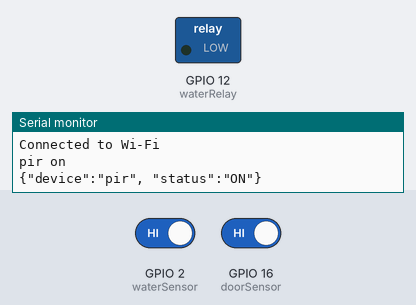
This sketch was run on a simulated ESP32. Shown: switched loads named in the sketch (green lamp = pin HIGH), the last lines printed to the serial monitor. The inputs (shaded band) are chosen by the test bench; at power-on: GPIO 2 (waterSensor) HIGH, GPIO 16 (doorSensor) HIGH. WiFi joins after 1.5 s; servers stay silent unless stated; EEPROM starts erased.

Above: at 2.7 s.
2.8 s: GPIO 2 (waterSensor) driven LOW
At 4.0 s:
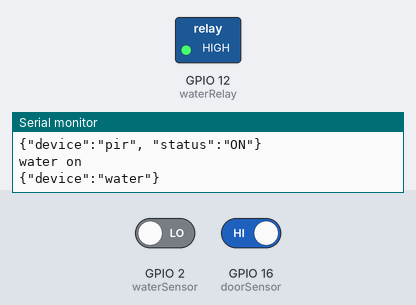
4.3 s: GPIO 16 (doorSensor) driven LOW
5.8 s: GPIO 16 (doorSensor) driven HIGH
Timing chart, 0 to 8.8 s (numbered marks = the images above; inputs shaded):
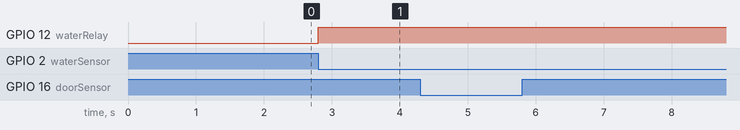

The sketch:

sensorSocket.ino
```cpp
#include <WiFiManager.h>

#include <SocketIoClient.h>
#include <ArduinoJson.h>
#include <Preferences.h>
Preferences preferences;
char socket_server[40];
int socket_port;
int serial;
bool shouldSaveConfig = false;
void saveConfigCallback() {
  shouldSaveConfig = true;
}

const byte waterRelay = 12;
bool waterFlag = 0;
const byte waterSensor = 2;
bool doorFlag = 0;
const byte doorSensor = 16;
bool pirFlag = 0;
const byte pirSensor = 5;

SocketIoClient sc;
void setup() {
  Serial.begin(115200);
  WiFiManager wifiManager;
  wifiManager.setSaveConfigCallback(saveConfigCallback);
  wifiManager.setConfigPortalTimeout(180);

  preferences.begin("socket_config", false);
  strcpy(socket_server, preferences.getString("socket_server", "192.168.1.222").c_str());
  socket_port = preferences.getInt("socket_port", 8000);
  serial = preferences.getInt("serial", 106);
  WiFiManagerParameter custom_socket_server("server", "Socket.io Server", socket_server, 40);
  WiFiManagerParameter custom_socket_port("port", "Socket.io Port", String(socket_port).c_str(), 6);
  WiFiManagerParameter custom_serial("serial", "Serial of device", String(serial).c_str(), 6);
   wifiManager.addParameter(&custom_socket_server);
  wifiManager.addParameter(&custom_socket_port);
  wifiManager.addParameter(&custom_serial);
bool res = wifiManager.autoConnect("2relay1dimmer");

  if (!res) {
    Serial.println("Failed to connect");
  }
  else {
    Serial.println("Connected to Wi-Fi");
  }
  strcpy(socket_server, custom_socket_server.getValue());
  socket_port = atoi(custom_socket_port.getValue());

  if (shouldSaveConfig) {
    preferences.putString("socket_server", socket_server);
    preferences.putInt("socket_port", socket_port);
    serial = atoi(custom_serial.getValue());
    preferences.putInt("serial", serial);
    }
  sc.begin(socket_server,socket_port,"/socket.io/?transport=websocket&type=device");
  pinMode(waterSensor, INPUT);
  pinMode(doorSensor, INPUT);
  pinMode(pirSensor, INPUT_PULLUP);
  pinMode(waterRelay, OUTPUT);
  digitalWrite(waterSensor, LOW);
  sc.on("sensorOff", sensorOf);
}
  bool waterStoper = false;
  byte pirVal = 0;
void loop() {
    if(pirVal == 0 && pirFlag == 0){
    Serial.println("pir on");
    doorEmit("pir", "ON");
    pirFlag = 1;
  }
  if(pirVal == 1 && pirFlag == 1 ){
    Serial.println("pir off");
    doorEmit("pir", "OFF");
    pirFlag = 0;
  }
  if(digitalRead(doorSensor) == 0 && doorFlag == 0){
    Serial.println("door on");
    doorEmit("door", "ON");
    doorFlag = 1;
  }
  if(digitalRead(doorSensor) == 1 && doorFlag == 1 ){
    Serial.println("door off");
    doorEmit("door", "OFF");
    doorFlag = 0;
  }
  if(digitalRead(waterSensor) == 0 && waterFlag == 0){
    Serial.println("water on");
    warningEmit("water");
    waterStoper = true;
    waterFlag = 1;
  }
  if(digitalRead(waterSensor) == 1 && waterFlag == 1 ){
    waterFlag = 0;
  }
  sc.loop();
  if(waterStoper){
    digitalWrite(waterRelay, HIGH);
  }else{
    digitalWrite(waterRelay, LOW);
  }
}
void sensorOf(const char* payload, size_t length) {
  DynamicJsonDocument doc(1024);
  deserializeJson(doc, payload);
  String device = doc["device"];
  if(device == "water"){
    waterStoper = false;
  }
 }

void warningEmit(String device){
  String str = "{\"device\":\""+device+"\"}";
  Serial.println(str);
  sc.emit("warning", str.c_str());
}
void doorEmit(String device, String state){
  String str = "{\"device\":\""+device+"\", \"status\":\""+state+"\"}";
  Serial.println(str);
  sc.emit("warning", str.c_str());
}
```

Measured:
- after the input at 2.8 s, GPIO 12 (waterRelay): LOW → HIGH at once
